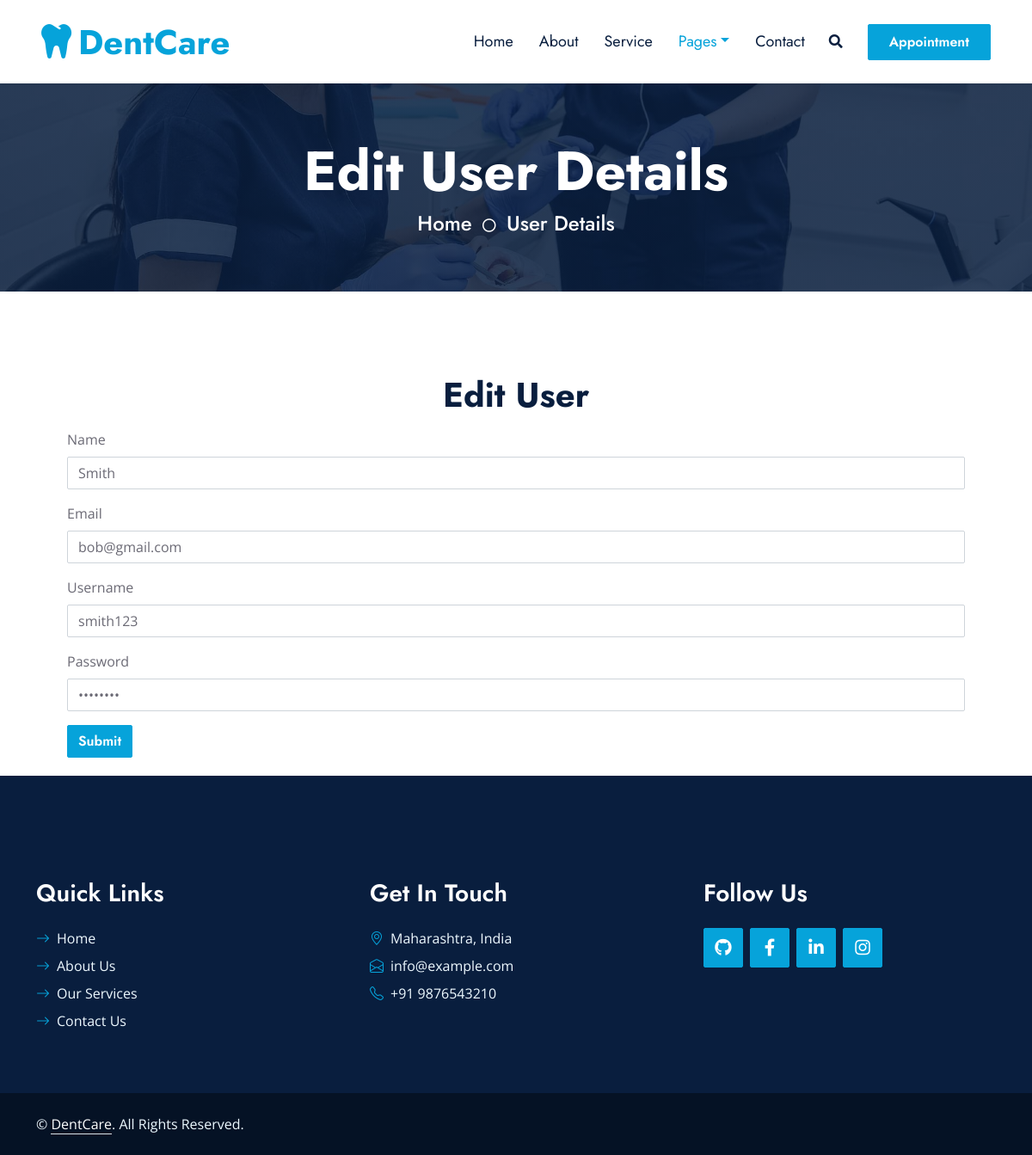
The app's page /edituser.php?id=4 with its own data.
### tables this page shows
CREATE TABLE `users` (
  `id` int(11) NOT NULL,
  `name` varchar(100) NOT NULL,
  `email` varchar(100) NOT NULL,
  `username` varchar(100) NOT NULL,
  `password` varchar(100) NOT NULL
);

### edituser.php (the view, shortened to what this page needs)
<!DOCTYPE html>
<html lang="en">
<head>
    <link href="https://cdnjs.cloudflare.com/ajax/libs/font-awesome/5.10.0/css/all.min.css" rel="stylesheet">
    <link href="https://cdn.jsdelivr.net/npm/bootstrap-icons@1.4.1/font/bootstrap-icons.css" rel="stylesheet">
    <link href="lib/owlcarousel/assets/owl.carousel.min.css" rel="stylesheet">
    <link href="lib/animate/animate.min.css" rel="stylesheet">
    <link href="lib/tempusdominus/css/tempusdominus-bootstrap-4.min.css" rel="stylesheet" />
    <link href="lib/twentytwenty/twentytwenty.css" rel="stylesheet">
    <link href="css/bootstrap.min.css" rel="stylesheet">
    <link href="css/style.css" rel="stylesheet">
</head>
<body>
    <nav class="navbar navbar-expand-lg bg-white navbar-light shadow-sm px-5 py-3 py-lg-0">
        <a href="index.html" class="navbar-brand p-0">
            <h1 class="m-0 text-primary"><i class="fa fa-tooth me-2"></i>DentCare</h1>
        </a>
        <div class="collapse navbar-collapse" id="navbarCollapse">
            <div class="navbar-nav ms-auto py-0">
                <a href="index.html" class="nav-item nav-link">Home</a>
                <a href="about.html" class="nav-item nav-link">About</a>
                <a href="service.html" class="nav-item nav-link">Service</a>
                <div class="nav-item dropdown">
                    <a href="#" class="nav-link dropdown-toggle active" data-bs-toggle="dropdown">Pages</a>
                </div>
                <a href="contact.html" class="nav-item nav-link">Contact</a>
            </div>
            <button type="button" class="btn text-dark" data-bs-toggle="modal" data-bs-target="#searchModal"><i
                    class="fa fa-search"></i></button>
            <a href="appointment.html" class="btn btn-primary py-2 px-4 ms-3">Appointment</a>
        </div>
    </nav>
      <div class="container-fluid bg-primary py-5 hero-header mb-5">
        <div class="row py-3">
            <div class="col-12 text-center">
                <h1 class="display-3 text-white animated zoomIn">Edit User Details</h1>
                <a href="" class="h4 text-white">Home</a>
                <i class="far fa-circle text-white px-2"></i>
                <a href="" class="h4 text-white">User Details</a>
            </div>
        </div>
    </div>
    <main>
<?php
include "dbconfig.php";
$id = $_GET["id"];
$sql = "SELECT * FROM `users` WHERE `id` = $id";
$result = mysqli_query($conn,$sql);
$row = mysqli_fetch_assoc($result);
?>
      <div class="container my-5 p-5">
        <h1 class="text-center">Edit User</h1>
        <form action="updateuser.php" method="post">
          <div class="mb-3">
            <label for="" class="form-label">Name</label>
            <input
              type="text"
              class="form-control"
              name="name"
              id=""
              aria-describedby="helpId"
              placeholder=""
              value='<?php echo "{$row['name']}";?>'
            />
          </div>
          <div class="mb-3">
            <label for="" class="form-label">Email</label>
            <input
              type="email"
              class="form-control"
              name="email"
              id=""
              aria-describedby="emailHelpId"
              placeholder="abc@mail.com"
              value='<?php echo "{$row['email']}";?>'
            />
          </div>
          <div class="mb-3">
            <label for="" class="form-label">Username</label>
            <input
              type="text"
              class="form-control"
              name="uname"
              id=""
              aria-describedby="helpId"
              placeholder=""
              value='<?php echo "{$row['username']}";?>'
            />
          </div>
          <div class="mb-3">
            <label for="" class="form-label">Password</label>
            <input
              type="password"
              class="form-control"
              name="pass"
              id=""
              placeholder=""
              value='<?php echo "{$row['password']}";?>'
            />
          </div>
          <button type="submit" class="btn btn-primary">Submit</button>
        </form>
      </div>
    </main>
    <footer>
    <div class="container-fluid bg-dark text-light py-5 wow fadeInUp" data-wow-delay="0.3s" style="margin-top: -75px;">
        <div class="container pt-5 pb-4">
            <div class="row g-5 pt-4">
                <div class="col-lg-4 col-md-6">
                    <h3 class="text-white mb-4">Quick Links</h3>
                    <div class="d-flex flex-column justify-content-start">
                        <a class="text-light mb-2" href="#home"><i
                                class="bi bi-arrow-right text-primary me-2"></i>Home</a>
                        <a class="text-light mb-2" href="#aboutus"><i
                                class="bi bi-arrow-right text-primary me-2"></i>About Us</a>
                        <a class="text-light mb-2" href="#ourservices"><i
                                class="bi bi-arrow-right text-primary me-2"></i>Our Services</a>
                        <a class="text-light" href="contact.html"><i
                                class="bi bi-arrow-right text-primary me-2"></i>Contact Us</a>
                    </div>
                </div>
                <div class="col-lg-4 col-md-6">
                    <h3 class="text-white mb-4">Get In Touch</h3>
                    <p class="mb-2"><i class="bi bi-geo-alt text-primary me-2"></i>Maharashtra, India</p>
                    <p class="mb-2"><i class="bi bi-envelope-open text-primary me-2"></i>info@example.com</p>
                    <p class="mb-0"><i class="bi bi-telephone text-primary me-2"></i>+91 9876543210</p>
                </div>
                <div class="col-lg-4 col-md-6">
                    <h3 class="text-white mb-4">Follow Us</h3>
                    <div class="d-flex">
                    <a class="btn btn-lg btn-primary btn-lg-square rounded me-2" target="_blank"
                        href="https://github.com/smith2403"><i class="fab fa-github fw-normal"></i></a>
                    <a class="btn btn-lg btn-primary btn-lg-square rounded me-2" target="_blank"
                        href="https://m.facebook.com/smith.kinny19/"><i
                            class="fab fa-facebook-f fw-normal"></i></a>
                    <a class="btn btn-lg btn-primary btn-lg-square rounded me-2" target="_blank"
                        href="https://www.linkedin.com/in/smith-kinny-003361241/"><i
                            class="fab fa-linkedin-in fw-normal"></i></a>
                    <a class="btn btn-lg btn-primary btn-lg-square rounded" target="_blank"
                        href="https://www.instagram.com/kinny_smith3/"><i
                            class="fab fa-instagram fw-normal"></i></a>
                    </div>
                </div>
            </div>
        </div>
    </div>
    <div class="container-fluid text-light py-4" style="background: #051225;">
        <div class="container">
            <div class="row g-0">
                <div class="col-md-6 text-center text-md-start">
                    <p class="mb-md-0">&copy; <a class="text-white border-bottom" href="#">DentCare</a>. All Rights
                        Reserved.</p>
                </div>
            </div>
        </div>
    </div>
    </footer>
  </body>
</html>

### css/style.css (style rules this page uses)
:root { --primary: #06A3DA; --secondary: #F57E57; --light: #EEF9FF; --dark: #091E3E; }
h1, h2, .font-weight-bold { font-weight: 700 !important; }
h3, h4, .font-weight-semi-bold { font-weight: 600 !important; }
.btn { font-family: 'Jost', sans-serif; font-weight: 600; transition: .5s; }
.btn-primary, .btn-secondary { color: #FFFFFF; }
.btn-lg-square { width: 46px; height: 46px; }
.btn-square, .btn-sm-square, .btn-lg-square { padding-left: 0; padding-right: 0; text-align: center; }
.navbar-light .navbar-nav .nav-link { font-family: 'Jost', sans-serif; padding: 35px 15px; font-size: 18px; color: var(--dark); outline: none; transition: .5s; }
.navbar-light .navbar-nav .nav-link:hover, .navbar-light .navbar-nav .nav-link.active { color: var(--primary); }
.hero-header { background: linear-gradient(rgba(9, 30, 62, .85), rgba(9, 30, 62, .85)), url(../img/carousel-1.jpg) center center no-repeat; background-size: cover; }

### records on screen
users: name "Smith", email "bob@gmail.com", uname "smith123"
